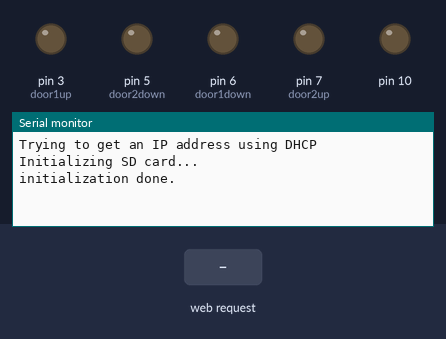
Bench run of a sketch on a simulated Arduino Uno, built with avr-gcc and run on an emulated ATmega328P. On the bench: output pins drawn as LEDs (lit = HIGH), the last lines printed to the serial monitor. Inputs (shaded band) come from the test bench. WiFi joins after 1.5 s; servers stay silent unless stated; storage starts empty.

Above: at 3.7 s.
3.8 s: HTTP request GET /n.htm received
At 5.0 s:
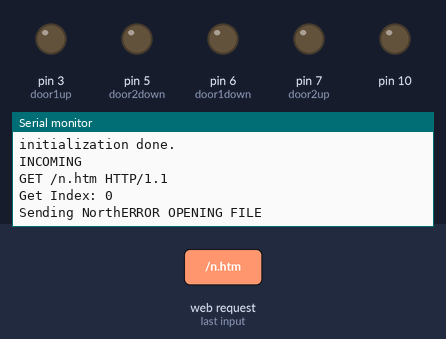
5.3 s: HTTP request GET /w.htm received
At 5.8 s:
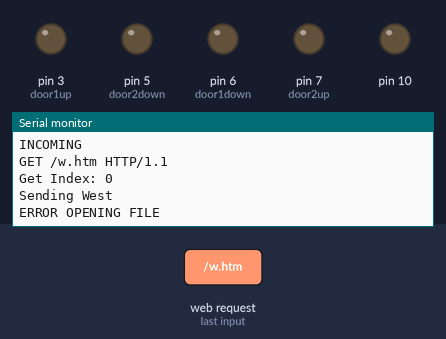
6.8 s: HTTP request GET /i.htm received
At 8.1 s:
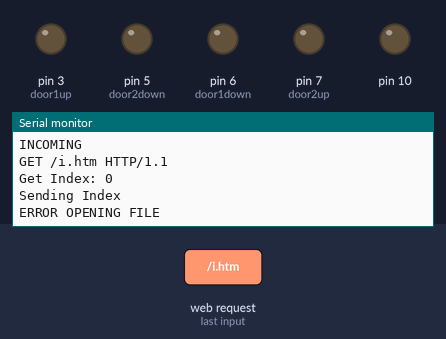

Measured:
- after the input at 3.8 s, the serial monitor: prints a new line at once (image 1)
- after the input at 5.3 s, the serial monitor: prints a new line at once (image 2)
- after the input at 6.8 s, the serial monitor: prints a new line at once (image 3)

The sketch:

door_opener_old.ino
```cpp
#include <Ethernet.h>
#include <SPI.h>
#include <SD.h>

int door1up = 3;
int door1down = 6;
int door2up = 7;
int door2down = 5;

// assign a MAC address for the ethernet controller.
// fill in your address here:
byte mac[] = {
  0x90, 0xA2, 0xDA, 0x0F, 0x52, 0x6A};
// assign an IP address for the controller:
IPAddress ip(192,168,1,102);
IPAddress gateway(192,168,1,1);
IPAddress subnet(255, 255, 255, 0);
EthernetServer server(80);

const int chipSelect = 4;
Sd2Card card;
File webFile;

String readString;

void setup() {
  Serial.begin(9600);

  // start the Ethernet connection:
  Serial.println("Trying to get an IP address using DHCP");
  if (Ethernet.begin(mac) == 0) {
    Serial.println("Failed to configure Ethernet using DHCP");
    // initialize the ethernet device not using DHCP:
    Ethernet.begin(mac, ip, gateway, subnet);
  }
   // initialize SD card
  Serial.println("Initializing SD card...");
  pinMode(10, OUTPUT);
  if (!SD.begin(4)) {
    Serial.println("initialization failed!");
    return;
  }
  Serial.println("initialization done.");

  server.begin();

  pinMode(door1up, OUTPUT);
  pinMode(door1down, OUTPUT);
  pinMode(door2up, OUTPUT);
  pinMode(door2down, OUTPUT);

  delay(1000);
}


void loop() {  // Create a client connection
  EthernetClient client = server.available();
  if (client) {
    while (client.connected()) {
      if (client.available()) {
        char c = client.read();

        //read char by char HTTP request
        if (readString.length() < 100) {

          //store characters to string
          readString += c;
          //Serial.print(c);
        }

        //if HTTP request has ended
        if (c == '\n') {

          ///////////////
          Serial.println("INCOMING");
          Serial.println(readString); //print to serial monitor for debuging


          client.println("HTTP/1.1 200 OK"); //send new page
          client.println("Content-Type: text/html");
          client.println();

          int getindex = readString.indexOf("GET");
          Serial.print("Get Index: ");
          Serial.println(getindex);

         if(readString.indexOf("/n.htm") >=0) { // if asking for n.htm open N.HTM
            Serial.print("Sending North");
            webFile = SD.open("N.HTM");
          } else if(readString.indexOf("/w.htm") >=0) { // or if asking for w.htm onpen W.HTM
            Serial.println("Sending West");
            webFile = SD.open("W.HTM");
          } else if(readString.indexOf(" / ") >=0 ||
                    readString.indexOf("/i.htm") >=0){  // if not asking for anything specific open I.HTM
            Serial.println("Sending Index");
            webFile = SD.open("I.HTM");
          }

          if (webFile) {
              while(webFile.available()) {
                client.write(webFile.read()); // send web page to client
              }
              webFile.close();
           } else {
              Serial.println("ERROR OPENING FILE");
          }

          delay(1);
          //stopping client
          client.stop();

          ///////////////////// control arduino pin
          if(readString.indexOf("?open1") >0)//checks for on
          {
            Serial.println("Raise One");
            raise(1);
          }
          if(readString.indexOf("?close1") >0)//checks for off
          {
            Serial.println("Lower One");
            lower(1);
          }
          if(readString.indexOf("?open2") >0)//checks for on
          {
            Serial.println("Raise Two");
            raise(2);
          }
          if(readString.indexOf("?close2") >0)//checks for off
          {
            Serial.println("Lower Two");
            lower(2);
          }
          //clearing string for next read
          readString="";

        }
      }
    }
  }
}

void raise(int door) {
  if(door == 1) {
    digitalWrite(door1up, HIGH);
    delay(500);
    digitalWrite(door1up, LOW);
  } else if( door == 2) {
    digitalWrite(door2up, HIGH);
    delay(500);
    digitalWrite(door2up, LOW);
  }
}

void lower(int door) {
  if(door == 1) {
    digitalWrite(door1down, HIGH);
    delay(500);
    digitalWrite(door1down, LOW);
  } else if(door == 2) {
    digitalWrite(door2down, HIGH);
    delay(500);
    digitalWrite(door2down, LOW);
  }
}

void listenForEthernetClients() {
  // listen for incoming clients
  EthernetClient client = server.available();
  if (client) {
   // Serial.println("Got a client");
    // an http request ends with a blank line
    boolean currentLineIsBlank = true;
    while (client.connected()) {
      if (client.available()) {
        char c = client.read();
        // if you've gotten to the end of the line (received a newline
        // character) and the line is blank, the http request has ended,
        // so you can send a reply
        if (c == '\n' && currentLineIsBlank) {
          // send a standard http response header
          client.println("HTTP/1.1 200 OK");
          client.println("Content-Type: text/html");
          client.println();
          // print the current readings, in HTML format:
          client.println("Connected");
          client.println("<br />");
          break;
        }
        if (c == '\n') {
          // you're starting a new line
          currentLineIsBlank = true;
        }
        else if (c != '\r') {
          // you've gotten a character on the current line
          currentLineIsBlank = false;
        }
      }
    }
    // give the web browser time to receive the data
    delay(1);
    // close the connection:
    client.stop();
  }
}
```
